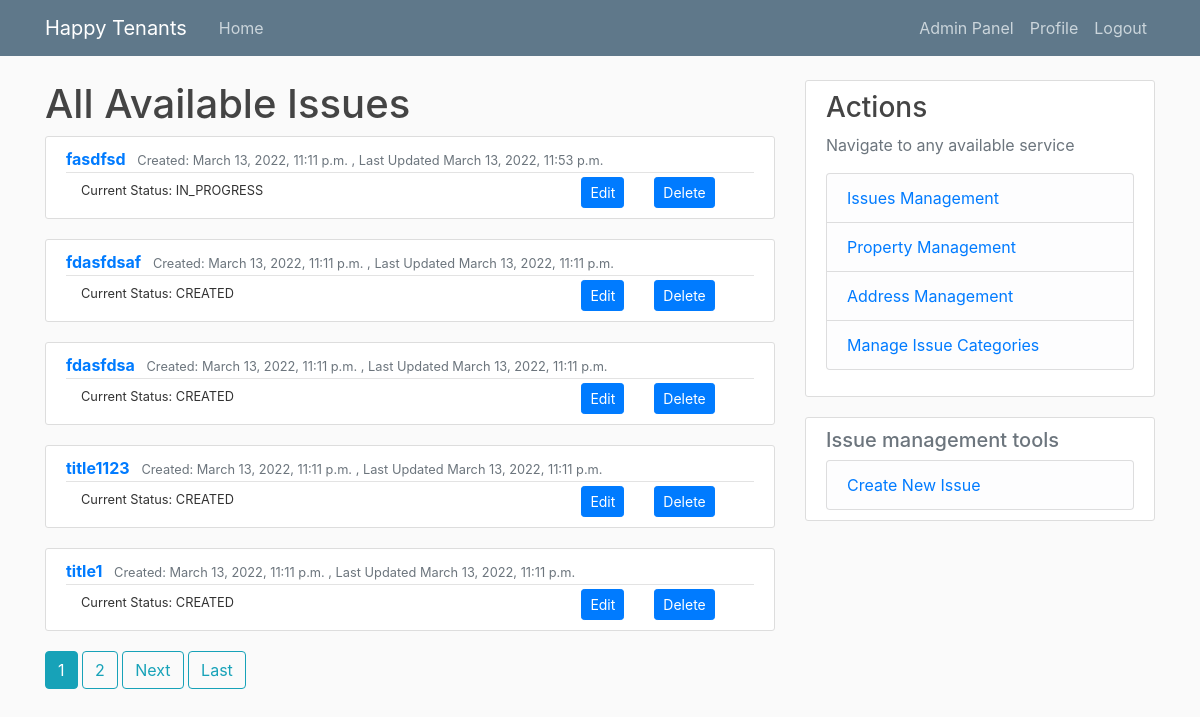
Page /issues/ (signed in) on the earlier database version.
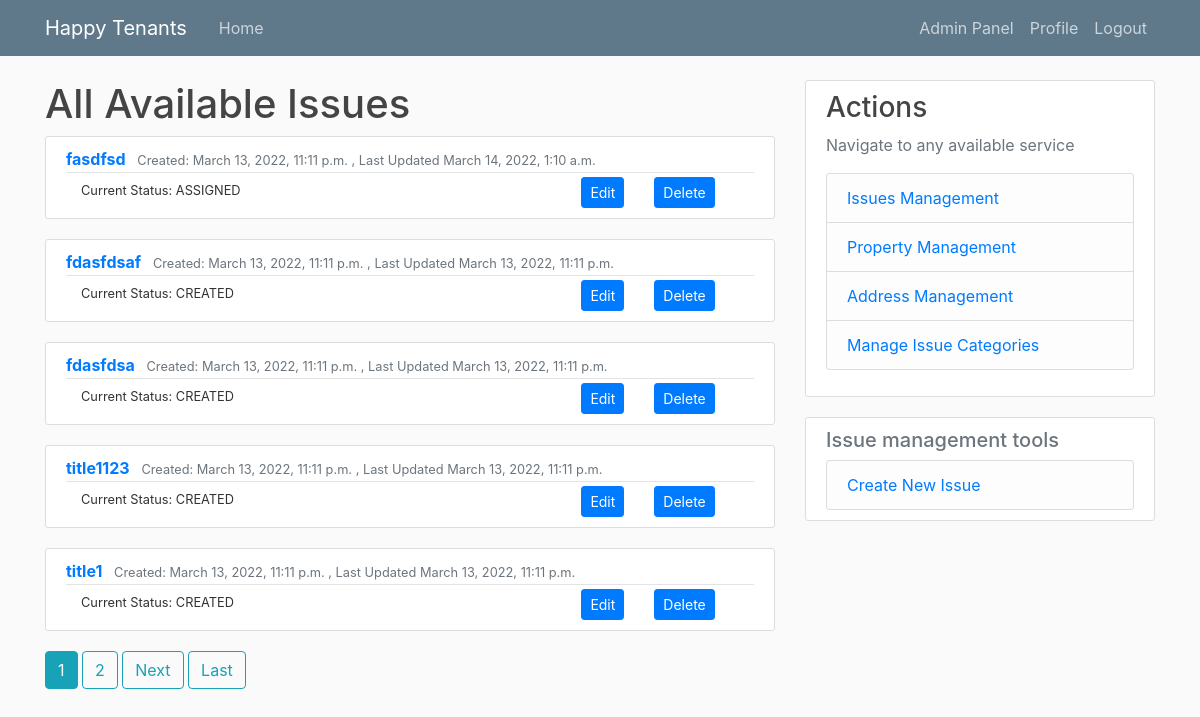
Same page on the later database version.
### tenant_mgmt/models.py (models this page shows, shortened)
class Issue(models.Model):
    class StatusENUM(models.TextChoices):
        CRE = 'CREATED',
        ASS = 'ASSIGNED',
        PRO = 'IN_PROGRESS',
        COM = 'COMPLETED',
        DEL = 'DELETED',
        CLO = 'CLOSE'
    title = models.CharField(max_length=50, null=False, blank=False)
    description = models.TextField(max_length=200, null=False, blank=False)
    category = models.ForeignKey(IssueCategory, on_delete=models.SET_NULL, null=True)
    related_property = models.ForeignKey(Property, on_delete=models.CASCADE)
    status = models.CharField(max_length=20, choices=StatusENUM.choices, default=StatusENUM.CRE)
    manager = models.ForeignKey(User, on_delete=models.SET_NULL, default=None, blank=True, null=True, related_name="assigned_by_issues_set")
    assignee = models.ForeignKey(User, on_delete=models.SET_NULL, default=None, blank=True, null=True, related_name="assigned_to_issues_set")
    submitter = models.ForeignKey(User, on_delete=models.CASCADE, related_name="submitted_issues_set")
    created = models.DateTimeField(auto_now_add=True)
    updated = models.DateTimeField(auto_now=True)
    def __str__(self) -> str:
        return self.title
    class Meta:
        ordering = ['-updated', '-created']

### tenant_mgmt/views.py (the view)
# urls.py: path('issues/', IssuesListView.as_view(), name='issues'),
@method_decorator([login_required], name='dispatch')
class IssuesListView(ListView):
    model = Issue
    template_name = 'tnt_mgmt/issue/list.html'
    context_object_name = 'issues'
    paginate_by = 5
    def get_queryset(self):
        status = self.request.GET.get('status')
        if status:
            if util.is_admin_or_manager(self.request.user):
                return Issue.objects.filter(status=status).order_by('-created')
            if util.is_employee(self.request.user):
                 return Issue.objects.filter(status=status, assignee=self.request.user)
        if util.is_admin_or_manager(self.request.user):
            return Issue.objects.all()
        if util.is_employee(self.request.user):
            return Issue.objects.filter(assignee=self.request.user)
        else:
            return Issue.objects.filter(submitter=self.request.user)

### tenant_mgmt/templatetags/extra_filters.py (called while the page is built)
@register.filter(name='has_groups')
def has_groups(user, group_names):
    groups = list(group_names.split('|'))
    userGroups = user.groups.all()
    for groupName in groups:
        group = Group.objects.get(name=groupName)
        if group in userGroups:
            return True
    return False

@register.filter(name='is_active')
def is_active(user):
    return len(user.groups.all()) > 0

### tenant_mgmt/util.py (called while the page is built)
def is_admin_or_manager(user):
    return is_admin(user) or is_manager(user)

def is_admin(user):
    return Group.objects.get(name='administrator') in user.groups.all()

### tenant_mgmt/templates/tnt_mgmt/issue/list.html (shortened to what this page needs)
{% extends "./base.html" %} {% block content %}
{% load extra_filters %}
{% if request.user|has_groups:"administrator|manager" %}
  <h1>All Available Issues</h1>
{% endif %}
{% for issue in issues %}
<article class="media content-section">
  <div class="media-body">
    <div class="article-metadata">
      <a class="mr-2" href="{% url 'issueDetails' issue.id %}"> <b> {{ issue }} </b></a>
      <small class="text-muted"
        >Created: {{ issue.created}} , Last Updated {{issue.updated}}</small>
    </div>
    <div class="container">
      <div class="row">
        <div class="col">
          <small> Current Status: {{issue.status}}</small>
        </div>
        <div class="col-md-auto">
          <a class="btn btn-primary btn-sm" href="{% url 'issueEdit' issue.id %}" role="button">Edit</a>
        </div>
        <div class="col col-lg-2">
          <a class="btn btn-primary btn-sm" href="{% url 'issueDelete' issue.id %}" role="button">Delete</a>
        </div>
      </div>
    </div>
  </div>
</article>
{% empty %}
<small>Empty</small>
{% endfor %}
{% endblock content %}

Differences in the rows shown:
changed Issue "fasdfsd": updated "March 13, 2022, 11:53 p.m." → "March 14, 2022, 1:10 a.m."; status "IN_PROGRESS" → "ASSIGNED"
